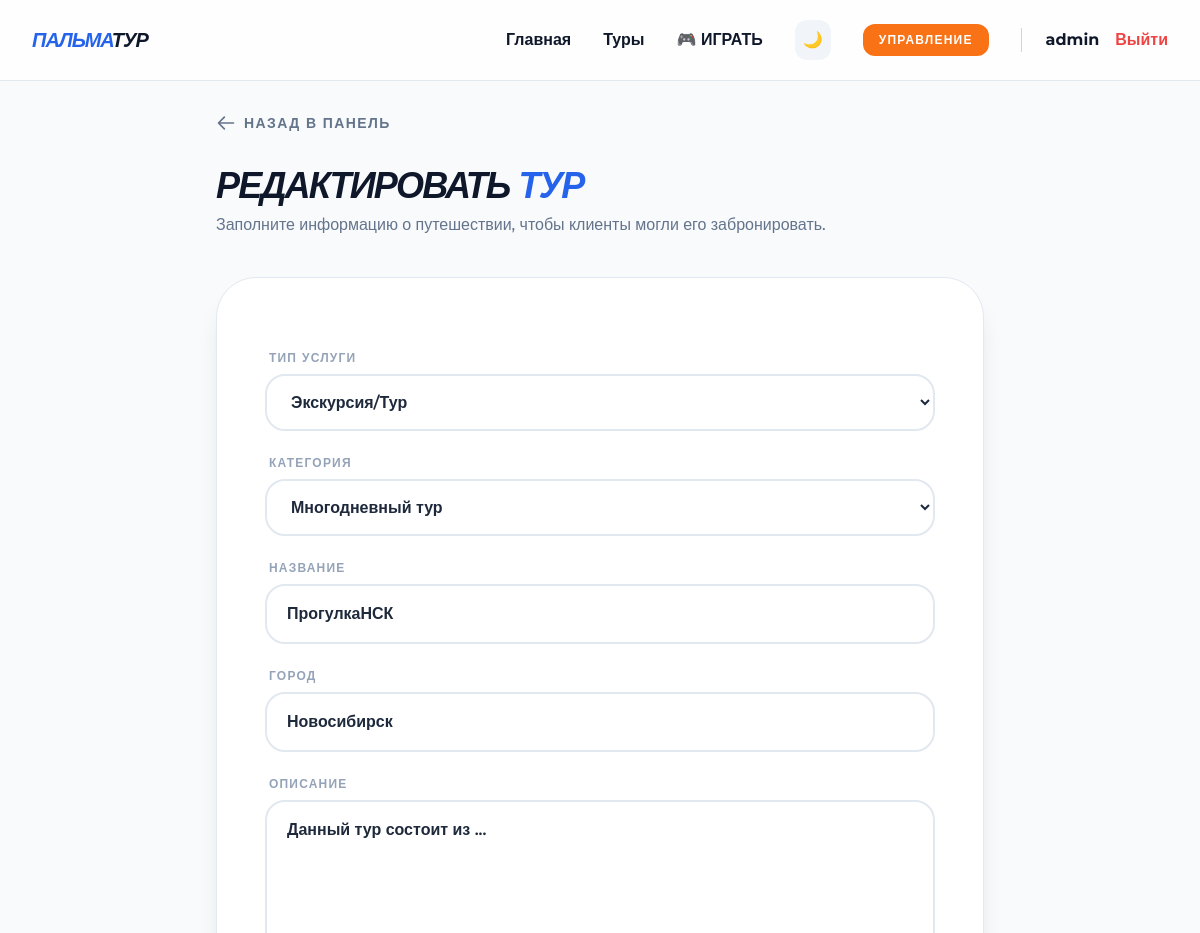
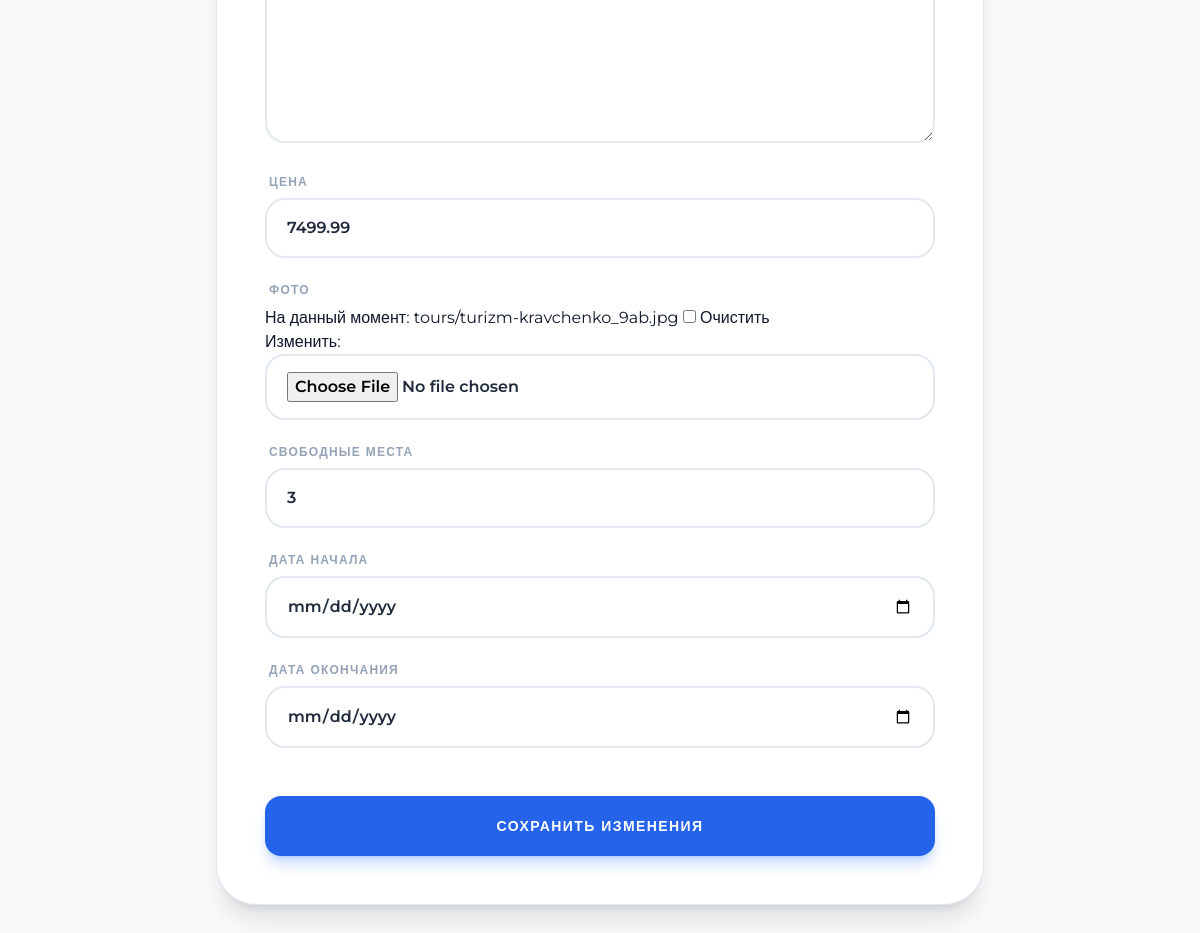
Screenshot of /manager/edit/1/ (signed in) with the database file from the repository (2 pictures, top to bottom).
### cafe/models.py (models this page shows, shortened)
class Tour(models.Model):
    SERVICE_CHOICES = [
        ('stay', 'Проживание'),
        ('tour', 'Экскурсия/Тур'),
    ]
    CATEGORY_CHOICES = [
        ('hotels', 'Отели'),
        ('apartments', 'Квартиры'),
        ('houses', 'Дома/Коттеджи'),
        ('excursion', 'Экскурсия'),
        ('active', 'Активный отдых'),
        ('multi_day', 'Многодневный тур'),
    ]
    title = models.CharField(max_length=200, verbose_name="Название")
    service_type = models.CharField(max_length=10, choices=SERVICE_CHOICES, verbose_name="Тип услуги")
    category = models.CharField(max_length=20, choices=CATEGORY_CHOICES, verbose_name="Категория")
    location = models.CharField(max_length=100, verbose_name="Город")
    price = models.DecimalField(max_digits=10, decimal_places=2, verbose_name="Цена")
    image = models.ImageField(upload_to='tours/', null=True, blank=True, verbose_name="Фото")
    description = models.TextField(verbose_name="Описание", blank=True, null=True)
    start_date = models.DateField(verbose_name="Дата начала", blank=True, null=True)
    end_date = models.DateField(verbose_name="Дата окончания", blank=True, null=True)
    available_slots = models.PositiveIntegerField(default=10, verbose_name="Свободные места")
    class Meta:
        verbose_name = "Объект"
        verbose_name_plural = "Объекты (Туры и Жилье)"

### cafe/views.py (the view)
# urls.py: path('manager/edit/<int:pk>/', views.tour_edit, name='tour_edit'),
@user_passes_test(is_manager)
def tour_edit(request, pk):
    tour = get_object_or_404(Tour, pk=pk)
    if request.method == 'POST':
        form = TourForm(request.POST, request.FILES, instance=tour)
        if form.is_valid():
            form.save()
            messages.success(request, f'Тур "{tour.title}" обновлен.')
            return redirect('manager_dashboard')
    else:
        form = TourForm(instance=tour)
    return render(request, 'cafe/manager/tour_form.html', {'form': form, 'title': 'Редактировать'})

### cafe/forms.py
class TourForm(forms.ModelForm):
    class Meta:
        model = Tour
        fields = [
            'service_type',
            'category',
            'title',
            'location',
            'description',
            'price',
            'image',
            'available_slots',
            'start_date',
            'end_date'
        ]
        widgets = {
            'start_date': forms.DateInput(attrs={'type': 'date'}),
            'end_date': forms.DateInput(attrs={'type': 'date'}),
        }

### cafe/views.py (called while the page is built)
def is_manager(user):
    return user.is_authenticated and user.is_staff

### cafe/templates/cafe/manager/tour_form.html (shortened to what this page needs)
{% extends 'cafe/base.html' %}
{% block content %}
<div class="min-h-screen bg-slate-50 dark:bg-slate-900 text-slate-900 dark:text-white p-8 transition-colors duration-300">
    <div class="max-w-3xl mx-auto">
        <a href="{% url 'manager_dashboard' %}" class="inline-flex items-center text-slate-500 hover:text-blue-600 mb-8 transition font-bold text-sm uppercase tracking-widest">
            <svg class="w-5 h-5 mr-2" fill="none" stroke="currentColor" viewBox="0 0 24 24"><path stroke-linecap="round" stroke-linejoin="round" stroke-width="2" d="M10 19l-7-7m0 0l7-7m-7 7h18"></path></svg>
            Назад в панель
        </a>
        <div class="mb-10">
            <h1 class="text-4xl font-black uppercase italic tracking-tighter">
                {% if form.instance.pk %}Редактировать{% else %}Добавить{% endif %}
                <span class="text-blue-600">тур</span>
            </h1>
            <p class="text-slate-500 dark:text-slate-400 font-medium mt-2">Заполните информацию о путешествии, чтобы клиенты могли его забронировать.</p>
        </div>
        <div class="bg-white dark:bg-white/5 border border-slate-200 dark:border-white/10 p-8 md:p-12 rounded-[2.5rem] shadow-xl backdrop-blur-2xl">
            <form method="post" enctype="multipart/form-data" class="space-y-6">
                {% for field in form %}
                <div class="flex flex-col space-y-2">
                    <label class="text-xs uppercase tracking-widest font-black text-slate-400 ml-1">
                        {{ field.label }}
                    </label>
                    <div class="relative">
                        {{ field }}
                    </div>
                </div>
                {% endfor %}
                <div class="pt-6">
                    <button type="submit" class="w-full bg-blue-600 hover:bg-blue-500 text-white px-8 py-5 rounded-2xl font-black text-sm uppercase tracking-widest transition shadow-lg shadow-blue-500/30">
                        {% if form.instance.pk %}Сохранить изменения{% else %}Опубликовать тур{% endif %}
                    </button>
                </div>
            </form>
        </div>
    </div>
</div>
{% endblock %}

### cafe/templates/cafe/base.html (shortened to what this page needs)
<!DOCTYPE html>
<html lang="ru">
<head>
    <script src="https://cdn.tailwindcss.com"></script>
</head>
<body class="bg-slate-50 text-slate-900 dark:bg-slate-900 dark:text-slate-100 flex flex-col min-h-screen">
    <nav class="sticky top-0 z-50 bg-white/80 dark:bg-slate-900/80 backdrop-blur-md border-b border-slate-200 dark:border-white/10">
        <div class="max-w-7xl mx-auto px-4 sm:px-6 lg:px-8">
            <div class="flex justify-between h-20 items-center">
                <a href="{% url 'main' %}" class="text-xl font-black uppercase italic tracking-tighter">
                    <span class="text-blue-600">Пальма</span><span class="dark:text-white text-slate-900">Тур</span>
                </a>
<div class="hidden md:flex items-center space-x-8">
    <a href="{% url 'main' %}" class="font-bold hover:text-blue-600 transition">Главная</a>
    <a href="{% url 'tours' %}" class="font-bold hover:text-blue-600 transition">Туры</a>
    <a href="{% url 'game_page' %}" class="font-bold hover:scale-105 transition-transform">🎮 ИГРАТЬ</a>
    <button id="theme-toggle" class="p-2 rounded-xl bg-slate-100 dark:bg-white/10 transition">
        <span id="theme-toggle-dark-icon" class="hidden text-amber-400">🌙</span>
    </button>
    {% if user.is_authenticated %}
        {% if user.is_staff %}
        <a href="{% url 'manager_dashboard' %}" class="bg-orange-500 text-white px-4 py-2 rounded-xl font-bold text-xs uppercase tracking-widest">Управление</a>
        {% endif %}
        <div class="flex items-center space-x-4 border-l pl-6 border-slate-300 dark:border-white/10">
            <a href="{% url 'profile' %}" class="font-bold">{{ user.username }}</a>
            <form action="{% url 'logout' %}" method="post" class="inline">
                <button type="submit" class="text-red-500 font-bold hover:text-red-600 transition">Выйти</button>
            </form>
        </div>
    {% else %}
        <a href="{% url 'login' %}" class="font-bold">Войти</a>
        <a href="{% url 'register' %}" class="bg-blue-600 text-white px-6 py-3 rounded-2xl font-black text-xs uppercase hover:bg-blue-500 transition shadow-lg shadow-blue-500/20">Регистрация</a>
    {% endif %}
</div>
            </div>
        </div>
    </nav>
    <main class="flex-grow">
        {% block content %}{% endblock %}
    </main>
</body>
</html>

### cafe/templates/cafe/base.html (style rules this page uses)
body { font-family: 'Montserrat', sans-serif; transition: background-color 0.3s, color 0.3s; }

### cafe/templates/cafe/manager/tour_form.html (style rules this page uses)
input[type="text"], input[type="number"], input[type="date"], input[type="datetime-local"], input[type="email"], input[type="file"], textarea, select { width: 100%; padding: 1rem 1.25rem; border-radius: 1.25rem; font-weight: 600; transition: all 0.2s; background-color: #ffffff; border: 2px solid #e2e8f0; color: #1e293b !important; }
textarea { min-height: 150px; }

### rows the page displays
Tour: form "Экскурсия/Тур" "Многодневный тур" "ПрогулкаНСК" "Новосибирск" "Данный тур состоит из ..." "7499.99" "3"

### other values shown
{{ user.username }} "admin"
{{ field.label }} "ТИП УСЛУГИ" "КАТЕГОРИЯ" "НАЗВАНИЕ" "ГОРОД" "ОПИСАНИЕ" "ЦЕНА" "ФОТО" "СВОБОДНЫЕ МЕСТА" "ДАТА НАЧАЛА" "ДАТА ОКОНЧАНИЯ"
